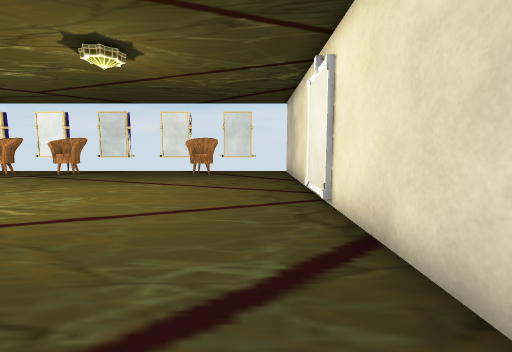
view 1 (above)

16 first-person views from a walk through a scene from a Unity 3-D project. The camera is 1.3 m above the floor, tilts 6° down and sees 90° across. The floor is counted in squares, 1 m on a side. Each view is taken from the middle of a square. On the plan, view 1 faces up. The plan holds only what a view shows up to about 13 squares ahead; the rest is blank. The place goes on beyond the plan. The player is left out. Door leaves are left out, so doorways stand open. Some surface patterns are stand-ins.

view 2
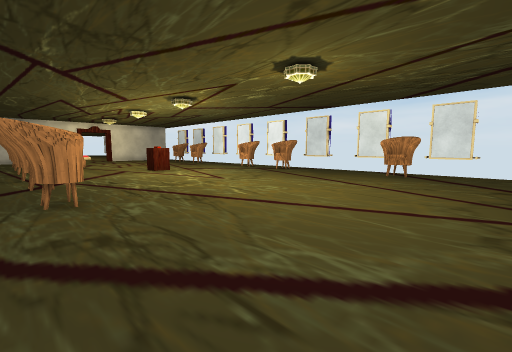

view 3
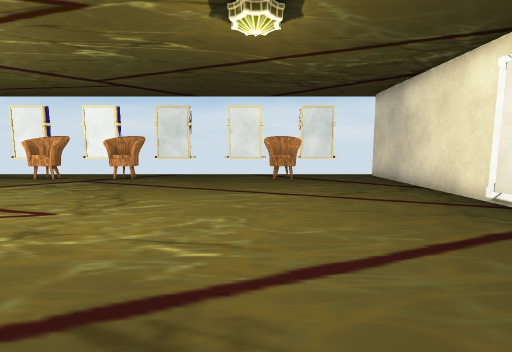

view 4
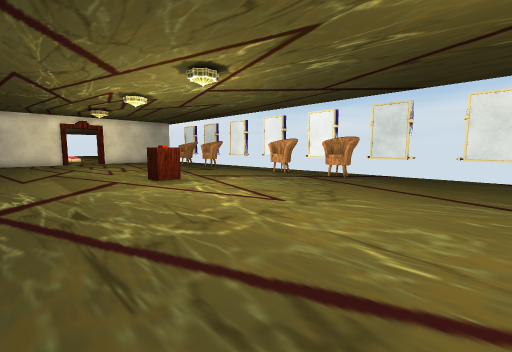

view 5
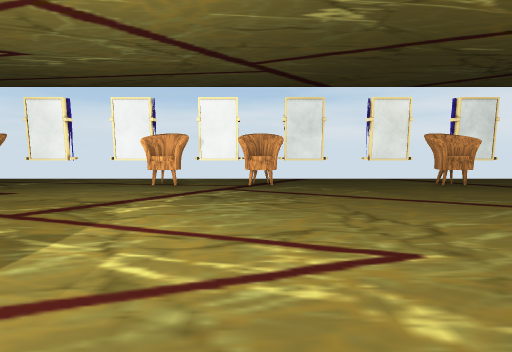

view 6
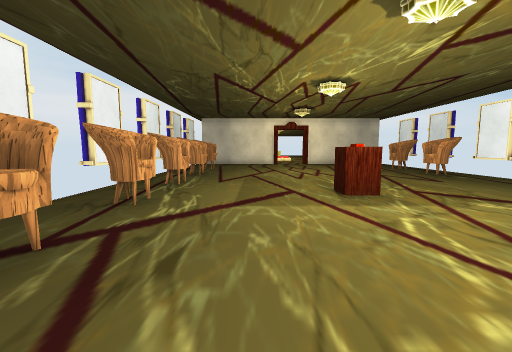

view 7
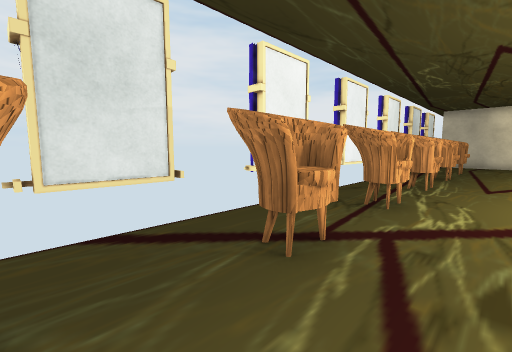

view 8
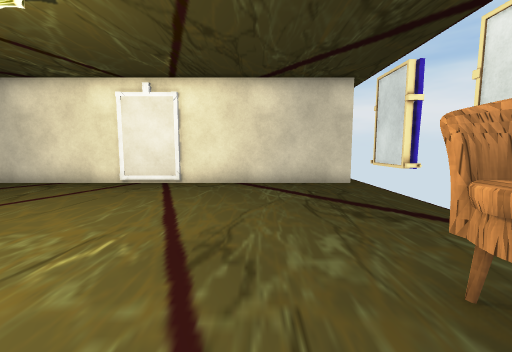

view 9
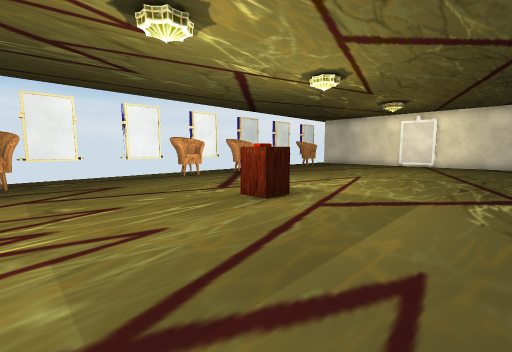

view 10
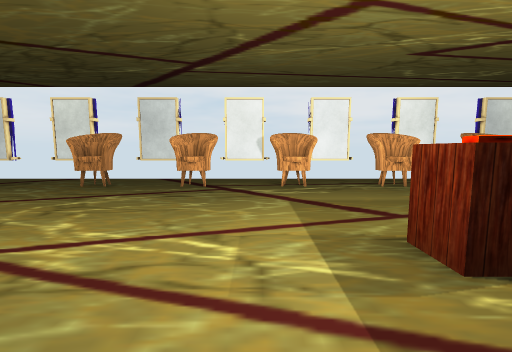

view 11
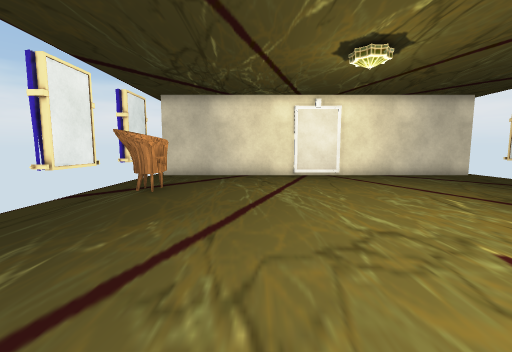

view 12
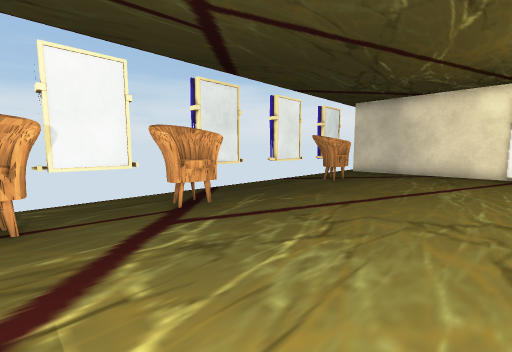

view 13
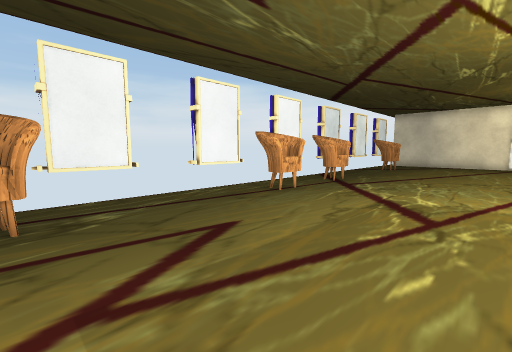

view 14
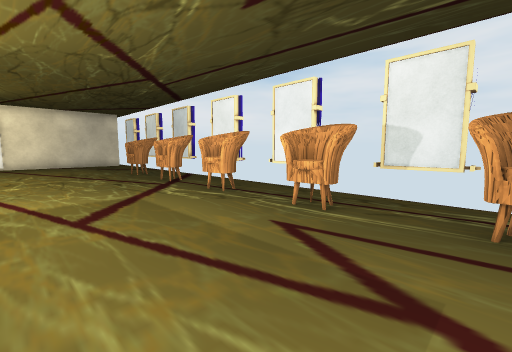

view 15
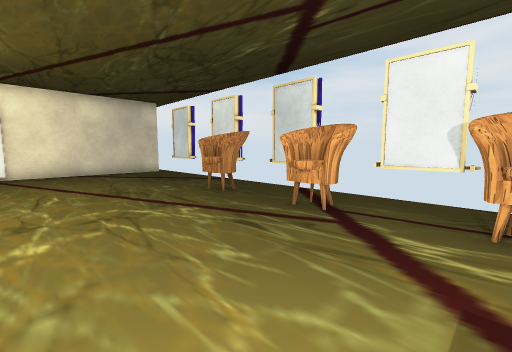

view 16
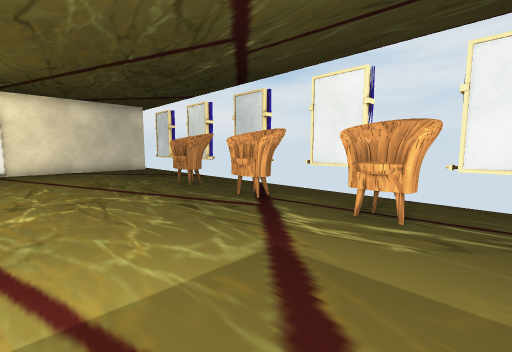

### Floor plan
Points are (right, up) in squares from view 1. A wall is a line through its corners. A room is listed if a view was taken in it or the views show most of it. See-through windows are left out.
Room 1 (views 1, 2, 3, 4, 5, 6, 7, 8, 9, 10, 11, 12, 13, 14, 15, 16)
walls: (-9, -0.6) (-7.4, -0.6); (-7, 14.5) (-9, 14.5); (-14, 14.5) (-16, 14.5); (-4.4, 14.5) (-5.5, 14.5); (-4.5, -0.6) (-3.6, -0.6); (-16, -0.6) (-14.4, -0.6); (-17.5, 14.5) (-19.5, 14.5); (-2, -0.6) (0, -0.6); (1.7, 8) (1.7, 14.6); (0, 14.5) (-2, 14.5); (1.7, -0.8) (1.7, 6)
ways out: opening at (2, -1); gap at (-16, -1); gap at (-9, -1)
objects: chair (-20, 0) to (-20, 1); chair (-20, 13) to (-20, 14); curtain (-19, -1); other object (-18, -1); chair (-17, 0) to (-16, 1); other object (-15, 7); chair (-14, 0) to (-13, 1); other object (-14, 7); chair (-14, 13) to (-13, 14); curtain (-12, -1); curtain (-12, 15); other object (-11, -1); other object (-11, 15); chair (-10, 0) to (-9, 1); chair (-10, 13) to (-9, 14); chair (-7, 0) to (-6, 1); chair (-3, 13) to (-2, 14)

Positions as (right, up) in squares from view 1, and headings:
1: (0, 0), facing up
2: (1, 0), facing up-left
3: (-4, 2), facing up
4: (-4, 2), facing up-left
5: (-10, 4), facing up
6: (-7, 4), facing left
7: (-7, 3), facing down-left
8: (-8, 3), facing right
9: (-20, 2), facing up-right
10: (-12, 10), facing down
11: (-11, 10), facing right
12: (-13, 8), facing up-right
13: (-20, 8), facing up-right
14: (-20, 6), facing down-right
15: (-13, 6), facing down-right
16: (-15, 6), facing down-right
